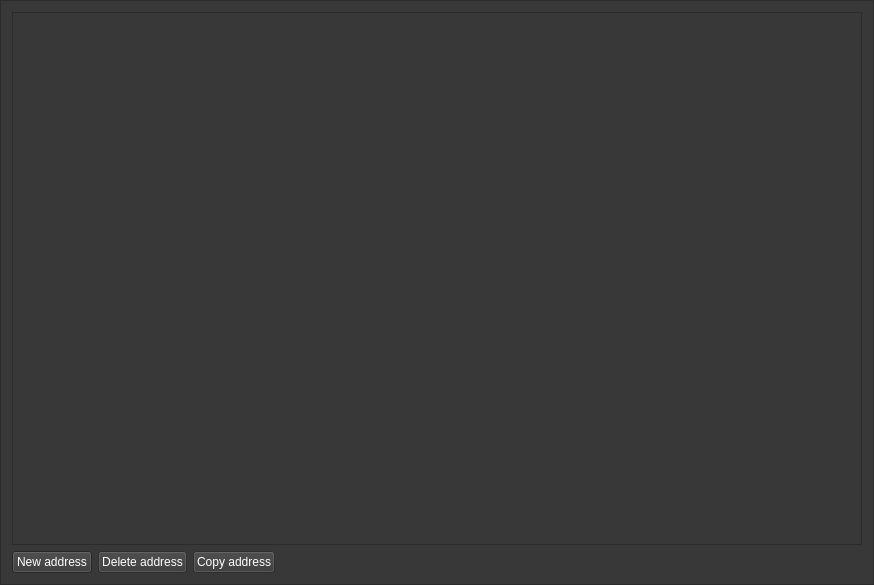
<?xml version="1.0" encoding="UTF-8"?>
<ui version="4.0">
 <class>AddressBookFrame</class>
 <widget class="QFrame" name="AddressBookFrame">
  <property name="geometry">
   <rect>
    <x>0</x>
    <y>0</y>
    <width>874</width>
    <height>585</height>
   </rect>
  </property>
  <property name="windowTitle">
   <string>Frame</string>
  </property>
  <property name="styleSheet">
   <string notr="true">background-color: rgb(56, 56, 56);
color: rgb(255, 255, 255);</string>
  </property>
  <property name="frameShape">
   <enum>QFrame::StyledPanel</enum>
  </property>
  <property name="frameShadow">
   <enum>QFrame::Raised</enum>
  </property>
  <layout class="QVBoxLayout" name="verticalLayout">
   <item>
    <widget class="QTreeView" name="m_addressBookView">
     <property name="styleSheet">
      <string notr="true">color: rgb(255, 255, 255);</string>
     </property>
    </widget>
   </item>
   <item>
    <layout class="QHBoxLayout" name="horizontalLayout">
     <item>
      <widget class="QPushButton" name="m_addAddressButton">
       <property name="styleSheet">
        <string notr="true">color: rgb(255, 255, 255);</string>
       </property>
       <property name="text">
        <string>New address</string>
       </property>
       <property name="icon">
        <iconset resource="../../resources.qrc">
         <normaloff>:/icons/add</normaloff>:/icons/add</iconset>
       </property>
      </widget>
     </item>
     <item>
      <widget class="QPushButton" name="m_deleteAddressButton">
       <property name="enabled">
        <bool>false</bool>
       </property>
       <property name="styleSheet">
        <string notr="true">color: rgb(255, 255, 255);</string>
       </property>
       <property name="text">
        <string>Delete address</string>
       </property>
       <property name="icon">
        <iconset resource="../../resources.qrc">
         <normaloff>:/icons/remove</normaloff>:/icons/remove</iconset>
       </property>
      </widget>
     </item>
     <item>
      <widget class="QPushButton" name="m_copyAddressButton">
       <property name="enabled">
        <bool>false</bool>
       </property>
       <property name="styleSheet">
        <string notr="true">color: rgb(255, 255, 255);</string>
       </property>
       <property name="text">
        <string>Copy address</string>
       </property>
       <property name="icon">
        <iconset resource="../../resources.qrc">
         <normaloff>:/icons/copy</normaloff>:/icons/copy</iconset>
       </property>
      </widget>
     </item>
     <item>
      <spacer name="horizontalSpacer">
       <property name="orientation">
        <enum>Qt::Horizontal</enum>
       </property>
       <property name="sizeHint" stdset="0">
        <size>
         <width>40</width>
         <height>20</height>
        </size>
       </property>
      </spacer>
     </item>
    </layout>
   </item>
  </layout>
 </widget>
 <resources>
  <include location="../../resources.qrc"/>
 </resources>
 <connections>
  <connection>
   <sender>m_addAddressButton</sender>
   <signal>clicked()</signal>
   <receiver>AddressBookFrame</receiver>
   <slot>addClicked()</slot>
   <hints>
    <hint type="sourcelabel">
     <x>53</x>
     <y>556</y>
    </hint>
    <hint type="destinationlabel">
     <x>436</x>
     <y>292</y>
    </hint>
   </hints>
  </connection>
  <connection>
   <sender>m_deleteAddressButton</sender>
   <signal>clicked()</signal>
   <receiver>AddressBookFrame</receiver>
   <slot>deleteClicked()</slot>
   <hints>
    <hint type="sourcelabel">
     <x>148</x>
     <y>556</y>
    </hint>
    <hint type="destinationlabel">
     <x>436</x>
     <y>292</y>
    </hint>
   </hints>
  </connection>
  <connection>
   <sender>m_copyAddressButton</sender>
   <signal>clicked()</signal>
   <receiver>AddressBookFrame</receiver>
   <slot>copyClicked()</slot>
   <hints>
    <hint type="sourcelabel">
     <x>243</x>
     <y>556</y>
    </hint>
    <hint type="destinationlabel">
     <x>436</x>
     <y>292</y>
    </hint>
   </hints>
  </connection>
 </connections>
 <slots>
  <slot>addClicked()</slot>
  <slot>deleteClicked()</slot>
  <slot>copyClicked()</slot>
 </slots>
</ui>
